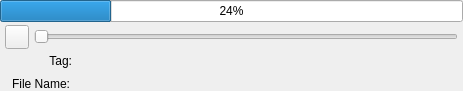
<?xml version="1.0" encoding="UTF-8"?>
<ui version="4.0">
 <class>AssetVoiceWidget</class>
 <widget class="QWidget" name="AssetVoiceWidget">
  <property name="geometry">
   <rect>
    <x>0</x>
    <y>0</y>
    <width>463</width>
    <height>90</height>
   </rect>
  </property>
  <property name="sizePolicy">
   <sizepolicy hsizetype="Expanding" vsizetype="Preferred">
    <horstretch>0</horstretch>
    <verstretch>0</verstretch>
   </sizepolicy>
  </property>
  <property name="minimumSize">
   <size>
    <width>0</width>
    <height>0</height>
   </size>
  </property>
  <property name="maximumSize">
   <size>
    <width>16777215</width>
    <height>16777215</height>
   </size>
  </property>
  <property name="windowTitle">
   <string>Form</string>
  </property>
  <property name="styleSheet">
   <string notr="true"/>
  </property>
  <layout class="QGridLayout" name="gridLayout">
   <property name="leftMargin">
    <number>0</number>
   </property>
   <property name="topMargin">
    <number>0</number>
   </property>
   <property name="rightMargin">
    <number>0</number>
   </property>
   <property name="bottomMargin">
    <number>0</number>
   </property>
   <property name="spacing">
    <number>0</number>
   </property>
   <item row="0" column="0">
    <widget class="QFrame" name="m_MainFrame">
     <property name="sizePolicy">
      <sizepolicy hsizetype="Expanding" vsizetype="Preferred">
       <horstretch>0</horstretch>
       <verstretch>0</verstretch>
      </sizepolicy>
     </property>
     <property name="minimumSize">
      <size>
       <width>0</width>
       <height>0</height>
      </size>
     </property>
     <property name="maximumSize">
      <size>
       <width>16777215</width>
       <height>16777215</height>
      </size>
     </property>
     <property name="frameShape">
      <enum>QFrame::NoFrame</enum>
     </property>
     <property name="frameShadow">
      <enum>QFrame::Raised</enum>
     </property>
     <layout class="QHBoxLayout" name="horizontalLayout_4">
      <property name="spacing">
       <number>0</number>
      </property>
      <property name="leftMargin">
       <number>0</number>
      </property>
      <property name="topMargin">
       <number>0</number>
      </property>
      <property name="rightMargin">
       <number>0</number>
      </property>
      <property name="bottomMargin">
       <number>0</number>
      </property>
      <item>
       <widget class="AvatarBar" name="m_LeftAvatarBar" native="true"/>
      </item>
      <item>
       <widget class="QFrame" name="m_AudioContentFrame">
        <property name="sizePolicy">
         <sizepolicy hsizetype="Expanding" vsizetype="Preferred">
          <horstretch>0</horstretch>
          <verstretch>0</verstretch>
         </sizepolicy>
        </property>
        <layout class="QVBoxLayout" name="verticalLayout">
         <property name="spacing">
          <number>0</number>
         </property>
         <property name="leftMargin">
          <number>0</number>
         </property>
         <property name="topMargin">
          <number>0</number>
         </property>
         <property name="rightMargin">
          <number>0</number>
         </property>
         <property name="bottomMargin">
          <number>0</number>
         </property>
         <item>
          <widget class="QProgressBar" name="m_XferProgressBar">
           <property name="value">
            <number>24</number>
           </property>
          </widget>
         </item>
         <item>
          <widget class="QFrame" name="m_AudioControlFrame">
           <property name="sizePolicy">
            <sizepolicy hsizetype="Expanding" vsizetype="Fixed">
             <horstretch>0</horstretch>
             <verstretch>0</verstretch>
            </sizepolicy>
           </property>
           <property name="minimumSize">
            <size>
             <width>0</width>
             <height>30</height>
            </size>
           </property>
           <property name="maximumSize">
            <size>
             <width>16777215</width>
             <height>30</height>
            </size>
           </property>
           <layout class="QHBoxLayout" name="horizontalLayout">
            <property name="spacing">
             <number>5</number>
            </property>
            <property name="sizeConstraint">
             <enum>QLayout::SetDefaultConstraint</enum>
            </property>
            <property name="leftMargin">
             <number>5</number>
            </property>
            <property name="topMargin">
             <number>2</number>
            </property>
            <property name="rightMargin">
             <number>5</number>
            </property>
            <property name="bottomMargin">
             <number>2</number>
            </property>
            <item>
             <widget class="VxPushButton" name="m_PlayPauseButton">
              <property name="sizePolicy">
               <sizepolicy hsizetype="Fixed" vsizetype="Fixed">
                <horstretch>0</horstretch>
                <verstretch>0</verstretch>
               </sizepolicy>
              </property>
              <property name="minimumSize">
               <size>
                <width>24</width>
                <height>24</height>
               </size>
              </property>
              <property name="maximumSize">
               <size>
                <width>24</width>
                <height>24</height>
               </size>
              </property>
              <property name="text">
               <string/>
              </property>
              <property name="iconSize">
               <size>
                <width>24</width>
                <height>24</height>
               </size>
              </property>
             </widget>
            </item>
            <item>
             <widget class="QSlider" name="m_PlayPosSlider">
              <property name="minimumSize">
               <size>
                <width>0</width>
                <height>24</height>
               </size>
              </property>
              <property name="maximumSize">
               <size>
                <width>16777215</width>
                <height>24</height>
               </size>
              </property>
              <property name="orientation">
               <enum>Qt::Horizontal</enum>
              </property>
             </widget>
            </item>
           </layout>
          </widget>
         </item>
         <item>
          <widget class="QFrame" name="m_TagFrame">
           <layout class="QHBoxLayout" name="horizontalLayout_3">
            <property name="spacing">
             <number>2</number>
            </property>
            <property name="leftMargin">
             <number>2</number>
            </property>
            <property name="topMargin">
             <number>2</number>
            </property>
            <item>
             <widget class="QLabel" name="m_TagTitleLabel">
              <property name="sizePolicy">
               <sizepolicy hsizetype="Fixed" vsizetype="MinimumExpanding">
                <horstretch>0</horstretch>
                <verstretch>0</verstretch>
               </sizepolicy>
              </property>
              <property name="minimumSize">
               <size>
                <width>70</width>
                <height>0</height>
               </size>
              </property>
              <property name="maximumSize">
               <size>
                <width>70</width>
                <height>16777215</height>
               </size>
              </property>
              <property name="text">
               <string>Tag:</string>
              </property>
              <property name="alignment">
               <set>Qt::AlignRight|Qt::AlignTrailing|Qt::AlignVCenter</set>
              </property>
             </widget>
            </item>
            <item>
             <widget class="VxTagLabel" name="m_TagLabel">
              <property name="sizePolicy">
               <sizepolicy hsizetype="Expanding" vsizetype="MinimumExpanding">
                <horstretch>0</horstretch>
                <verstretch>0</verstretch>
               </sizepolicy>
              </property>
              <property name="minimumSize">
               <size>
                <width>0</width>
                <height>0</height>
               </size>
              </property>
              <property name="maximumSize">
               <size>
                <width>16777215</width>
                <height>16777215</height>
               </size>
              </property>
              <property name="text">
               <string/>
              </property>
             </widget>
            </item>
           </layout>
          </widget>
         </item>
         <item>
          <widget class="QFrame" name="m_FileNameFrame">
           <property name="sizePolicy">
            <sizepolicy hsizetype="Expanding" vsizetype="Preferred">
             <horstretch>0</horstretch>
             <verstretch>0</verstretch>
            </sizepolicy>
           </property>
           <layout class="QHBoxLayout" name="horizontalLayout_2">
            <property name="spacing">
             <number>2</number>
            </property>
            <property name="leftMargin">
             <number>0</number>
            </property>
            <property name="topMargin">
             <number>0</number>
            </property>
            <property name="rightMargin">
             <number>0</number>
            </property>
            <property name="bottomMargin">
             <number>0</number>
            </property>
            <item>
             <widget class="QLabel" name="m_FileNameTitleLabel">
              <property name="sizePolicy">
               <sizepolicy hsizetype="Fixed" vsizetype="Preferred">
                <horstretch>0</horstretch>
                <verstretch>0</verstretch>
               </sizepolicy>
              </property>
              <property name="minimumSize">
               <size>
                <width>70</width>
                <height>0</height>
               </size>
              </property>
              <property name="maximumSize">
               <size>
                <width>70</width>
                <height>16777215</height>
               </size>
              </property>
              <property name="text">
               <string>File Name:</string>
              </property>
              <property name="alignment">
               <set>Qt::AlignRight|Qt::AlignTrailing|Qt::AlignVCenter</set>
              </property>
             </widget>
            </item>
            <item>
             <widget class="QLabel" name="m_FileNameLabel">
              <property name="sizePolicy">
               <sizepolicy hsizetype="Expanding" vsizetype="Preferred">
                <horstretch>0</horstretch>
                <verstretch>0</verstretch>
               </sizepolicy>
              </property>
              <property name="minimumSize">
               <size>
                <width>0</width>
                <height>0</height>
               </size>
              </property>
              <property name="maximumSize">
               <size>
                <width>16777215</width>
                <height>16777215</height>
               </size>
              </property>
              <property name="text">
               <string/>
              </property>
             </widget>
            </item>
           </layout>
          </widget>
         </item>
        </layout>
       </widget>
      </item>
      <item>
       <widget class="AvatarBar" name="m_RightAvatarBar" native="true"/>
      </item>
     </layout>
    </widget>
   </item>
  </layout>
 </widget>
 <customwidgets>
  <customwidget>
   <class>VxPushButton</class>
   <extends>QPushButton</extends>
   <header>VxPushButton.h</header>
  </customwidget>
  <customwidget>
   <class>AvatarBar</class>
   <extends>QWidget</extends>
   <header>AvatarBar.h</header>
   <container>1</container>
  </customwidget>
  <customwidget>
   <class>VxTagLabel</class>
   <extends>QLabel</extends>
   <header>VxTagLabel.h</header>
  </customwidget>
 </customwidgets>
 <resources/>
 <connections/>
</ui>
